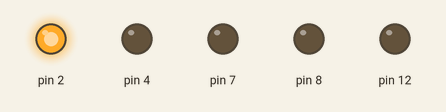
Recording of a sketch running on a simulated Arduino Uno, built with avr-gcc and run on an emulated ATmega328P. Parts: output pins drawn as LEDs (lit = HIGH).

Above: at 0.5 s.
At 1.5 s:
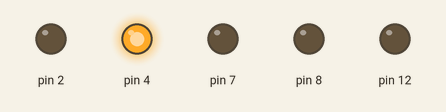
At 2.5 s:
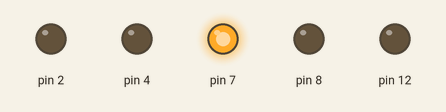
At 3.5 s:
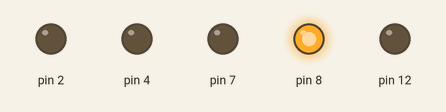
At 4.5 s:
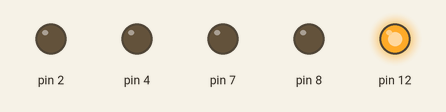
Timing chart, 0 to 6.5 s (numbered marks = the images above):
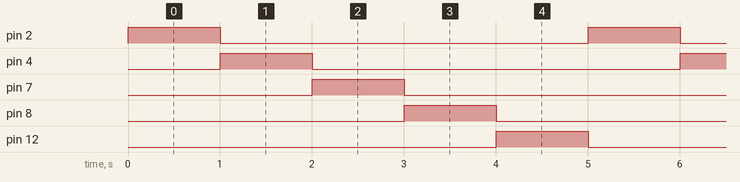

The sketch:

funky_waasa1.ino
```cpp
// C++ code
//
void setup()
{
  pinMode(2, OUTPUT);
  pinMode(4, OUTPUT);
  pinMode(7, OUTPUT);
  pinMode(8, OUTPUT);
  pinMode(12, OUTPUT);
}

void loop()
{
  digitalWrite(2, HIGH);
  digitalWrite(4, LOW);
  digitalWrite(7, LOW);
  digitalWrite(8, LOW);
  digitalWrite(12, LOW);
  delay(1000); // Wait for 1000 millisecond(s)
  digitalWrite(2, LOW);
  digitalWrite(4, HIGH);
  digitalWrite(7, LOW);
  digitalWrite(8, LOW);
  digitalWrite(12, LOW);
  delay(1000); // Wait for 1000 millisecond(s)
  digitalWrite(2, LOW);
  digitalWrite(4, LOW);
  digitalWrite(7, HIGH);
  digitalWrite(8, LOW);
  digitalWrite(12, LOW);
  delay(1000); // Wait for 1000 millisecond(s)
  digitalWrite(2, LOW);
  digitalWrite(4, LOW);
  digitalWrite(7, LOW);
  digitalWrite(8, HIGH);
  digitalWrite(12, LOW);
  delay(1000); // Wait for 1000 millisecond(s)
  digitalWrite(2, LOW);
  digitalWrite(4, LOW);
  digitalWrite(7, LOW);
  digitalWrite(8, LOW);
  digitalWrite(12, HIGH);
  delay(1000); // Wait for 1000 millisecond(s)
}
```

Measured:
- by itself, pin 2, pin 4, pin 7, pin 8, pin 12: alternates HIGH for 1.0 s and LOW for 4.0 s
- by itself, everything shown: repeats every 5.0 s, in 5 steps
